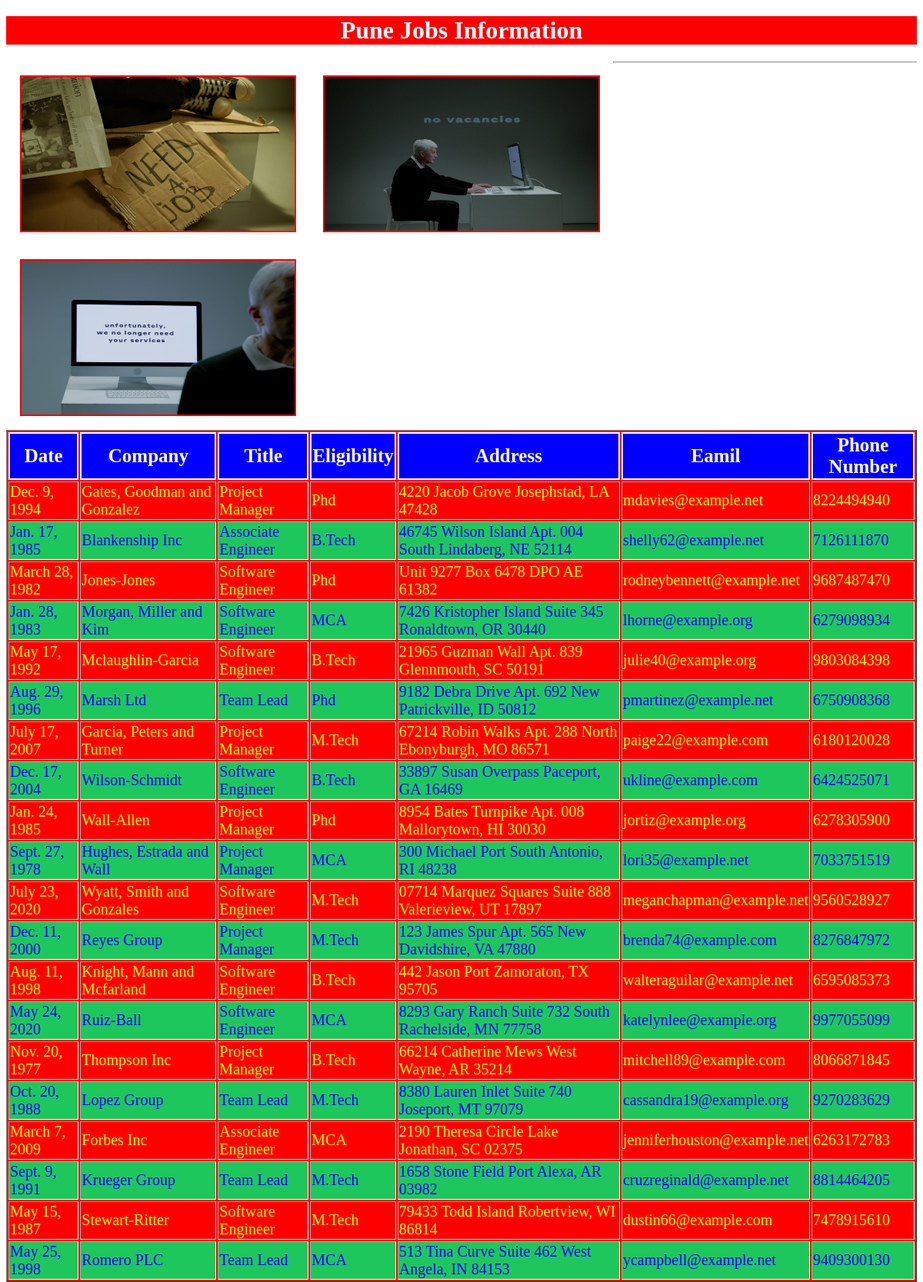
Page /punejobs/ on the committed database.
### testapp/models.py (models this page shows)
class PuneJobs(models.Model):
    date = models.DateField()
    company = models.CharField(max_length=100)
    title = models.CharField(max_length=100)
    eligibility = models.CharField(max_length=100)
    address = models.CharField(max_length=100)
    email = models.EmailField()
    phonenumber = models.BigIntegerField()

### testapp/views.py (the view)
# urls.py: path('punejobs/', views.pune_view),
def pune_view(request):
    jobs_list = PuneJobs.objects.all()
    my_dict = {'jobs_list':jobs_list}
    return render(request,'testapp/punejob.html',context=my_dict)

### templates/testapp/punejob.html (shortened to what this page needs)
<!DOCTYPE html>
{% load static %}
<html lang="en" dir="ltr">
  <head>
    <link rel="stylesheet" href="{% static "css/jobs67.css" %}">
    <link rel="stylesheet" href="{% static "css/xyz.css" %}">
</head>
  <body>
    <h1>Pune Jobs Information</h1>
    <img src="{% static "images/job1.jpeg" %}" alt="">
    <img src="{% static "images/job2.jpeg" %}" alt="">
    <img src="{% static "images/job3.jpeg" %}" alt="">
    <hr>
    {% if jobs_list %}
    <table border=1>
      <thead>
         <th>Date</th>
         <th>Company</th>
         <th>Title</th>
         <th>Eligibility</th>
         <th>Address</th>
         <th>Eamil</th>
         <th>Phone Number</th>
      </thead>
      {% for job in jobs_list %}
      <tr>
        <td>{{job.date}}</td>
        <td>{{job.company}}</td>
        <td>{{job.title}}</td>
        <td>{{job.eligibility}}</td>
        <td>{{job.address}}</td>
        <td>{{job.email}}</td>
        <td>{{job.phonenumber}}</td>
      </tr>
      {% endfor %}
    </table>
    {% else %}
      <p id='specialp'>No Jobs found in Hyderabad</p>
    {% endif %}
  </body>
</html>

### static/css/jobs67.css (style rules this page uses)
body { background: url(https://images.unsplash.com/photo-1531264243361-d746dd2918a3?ixid=MnwxMjA3fDB8MHxwaG90by1wYWdlfHx8fGVufDB8fHx8&ixlib=rb-1.2.1&auto=format&fit=crop&w=890&q=80); background-repeat: no-repeat; background-size: cover; }
html { height: 100%; }
h1 { color:white; text-align: center; background: red; }
img { height: 200px; width: 30%; margin: 1.5%; float:left; border: 2px solid red; }

### static/css/xyz.css (style rules this page uses)
table { color: yellow; background: red; margin: auto; font-size: 20px; }
tr,thead { border:2px solid white; }
thead,th { color:white; border: 2px solid white; font-size: 25px; margin:auto; background: blue; }
tr:nth-of-type(even) { background: #1ec75c; color:blue; }

### rows in the picture
PuneJobs: date "Dec. 9, 1994", company "Gates, Goodman and Gonzalez", title "Project Manager", eligibility "Phd", address "4220 Jacob Grove Josephstad, LA 47428", email "mdavies@example.net", phonenumber "8224494940"
PuneJobs: date "Jan. 17, 1985", company "Blankenship Inc", title "Associate Engineer", eligibility "B.Tech", address "46745 Wilson Island Apt. 004 South Lindaberg, NE 52114", email "shelly62@example.net", phonenumber "7126111870"
PuneJobs: date "March 28, 1982", company "Jones-Jones", title "Software Engineer", eligibility "Phd", address "Unit 9277 Box 6478 DPO AE 61382", email "rodneybennett@example.net", phonenumber "9687487470"
PuneJobs: date "Jan. 28, 1983", company "Morgan, Miller and Kim", title "Software Engineer", eligibility "MCA", address "7426 Kristopher Island Suite 345 Ronaldtown, OR 30440", email "lhorne@example.org", phonenumber "6279098934"
PuneJobs: date "May 17, 1992", company "Mclaughlin-Garcia", title "Software Engineer", eligibility "B.Tech", address "21965 Guzman Wall Apt. 839 Glennmouth, SC 50191", email "julie40@example.org", phonenumber "9803084398"
PuneJobs: date "Aug. 29, 1996", company "Marsh Ltd", title "Team Lead", eligibility "Phd", address "9182 Debra Drive Apt. 692 New Patrickville, ID 50812", email "pmartinez@example.net", phonenumber "6750908368"
PuneJobs: date "July 17, 2007", company "Garcia, Peters and Turner", title "Project Manager", eligibility "M.Tech", address "67214 Robin Walks Apt. 288 North Ebonyburgh, MO 86571", email "paige22@example.com", phonenumber "6180120028"
PuneJobs: date "Dec. 17, 2004", company "Wilson-Schmidt", title "Software Engineer", eligibility "B.Tech", address "33897 Susan Overpass Paceport, GA 16469", email "ukline@example.com", phonenumber "6424525071"
PuneJobs: date "Jan. 24, 1985", company "Wall-Allen", title "Project Manager", eligibility "Phd", address "8954 Bates Turnpike Apt. 008 Mallorytown, HI 30030", email "jortiz@example.org", phonenumber "6278305900"
PuneJobs: date "Sept. 27, 1978", company "Hughes, Estrada and Wall", title "Project Manager", eligibility "MCA", address "300 Michael Port South Antonio, RI 48238", email "lori35@example.net", phonenumber "7033751519"
PuneJobs: date "July 23, 2020", company "Wyatt, Smith and Gonzales", title "Software Engineer", eligibility "M.Tech", address "07714 Marquez Squares Suite 888 Valerieview, UT 17897", email "meganchapman@example.net", phonenumber "9560528927"
PuneJobs: date "Dec. 11, 2000", company "Reyes Group", title "Project Manager", eligibility "M.Tech", address "123 James Spur Apt. 565 New Davidshire, VA 47880", email "brenda74@example.com", phonenumber "8276847972"
PuneJobs: date "Aug. 11, 1998", company "Knight, Mann and Mcfarland", title "Software Engineer", eligibility "B.Tech", address "442 Jason Port Zamoraton, TX 95705", email "walteraguilar@example.net", phonenumber "6595085373"
PuneJobs: date "May 24, 2020", company "Ruiz-Ball", title "Software Engineer", eligibility "MCA", address "8293 Gary Ranch Suite 732 South Rachelside, MN 77758", email "katelynlee@example.org", phonenumber "9977055099"
PuneJobs: date "Nov. 20, 1977", company "Thompson Inc", title "Project Manager", eligibility "B.Tech", address "66214 Catherine Mews West Wayne, AR 35214", email "mitchell89@example.com", phonenumber "8066871845"
PuneJobs: date "Oct. 20, 1988", company "Lopez Group", title "Team Lead", eligibility "M.Tech", address "8380 Lauren Inlet Suite 740 Joseport, MT 97079", email "cassandra19@example.org", phonenumber "9270283629"
PuneJobs: date "March 7, 2009", company "Forbes Inc", title "Associate Engineer", eligibility "MCA", address "2190 Theresa Circle Lake Jonathan, SC 02375", email "jenniferhouston@example.net", phonenumber "6263172783"
PuneJobs: date "Sept. 9, 1991", company "Krueger Group", title "Team Lead", eligibility "M.Tech", address "1658 Stone Field Port Alexa, AR 03982", email "cruzreginald@example.net", phonenumber "8814464205"
PuneJobs: date "May 15, 1987", company "Stewart-Ritter", title "Software Engineer", eligibility "M.Tech", address "79433 Todd Island Robertview, WI 86814", email "dustin66@example.com", phonenumber "7478915610"
PuneJobs: date "May 25, 1998", company "Romero PLC", title "Team Lead", eligibility "MCA", address "513 Tina Curve Suite 462 West Angela, IN 84153", email "ycampbell@example.net", phonenumber "9409300130"
